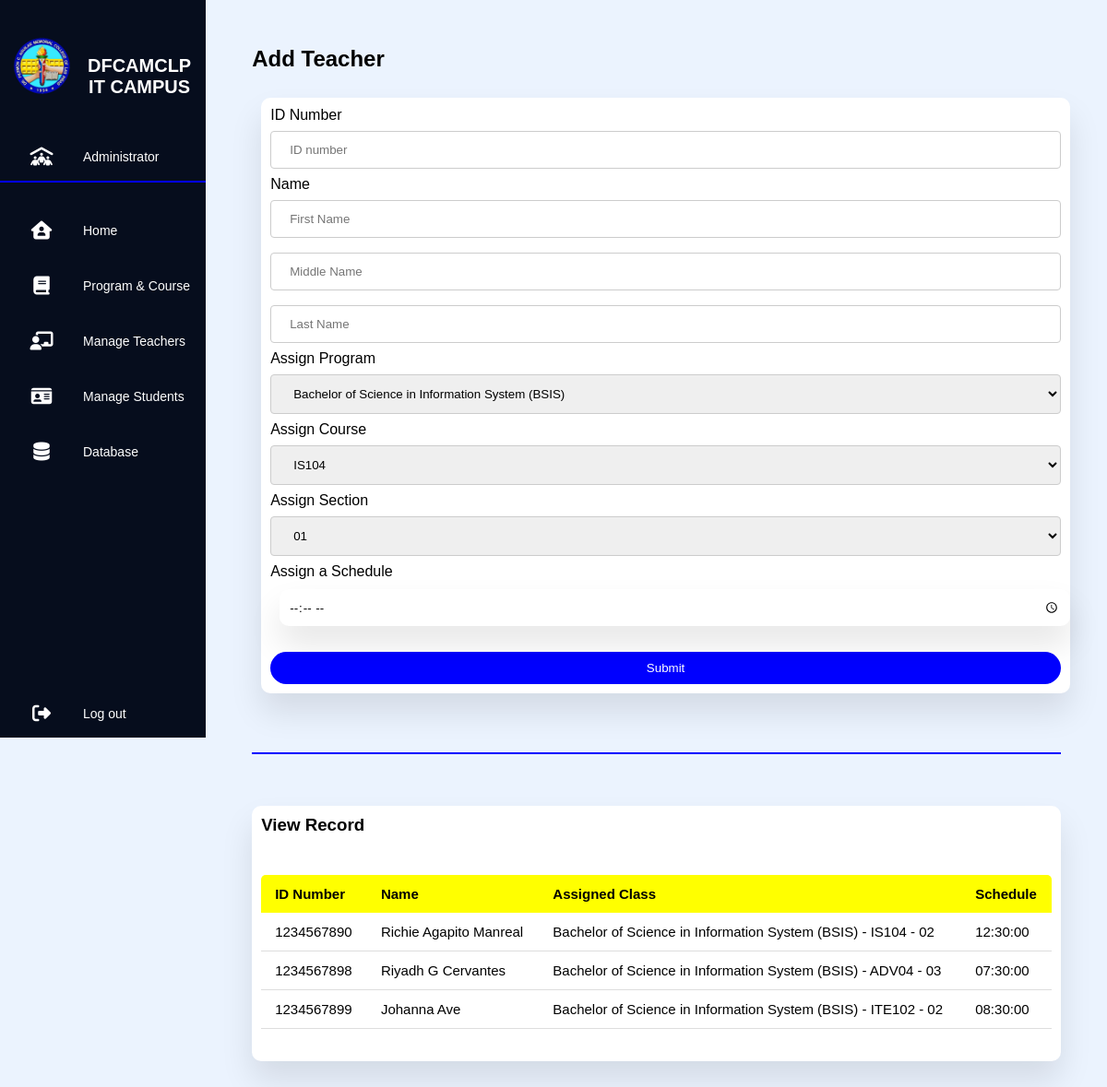
Page /admin/teachers.php (signed in) on the committed database.
### tables this page shows
CREATE TABLE `schedule` (
  `teacher_id` int(50) NOT NULL,
  `assigned_program` varchar(100) NOT NULL,
  `assigned_course` varchar(100) NOT NULL,
  `assigned_section` varchar(100) NOT NULL,
  `assigned_sched` time NOT NULL
);

CREATE TABLE `teachers` (
  `teacher_id` int(50) NOT NULL,
  `teacher_fname` varchar(100) NOT NULL,
  `teacher_mname` varchar(100) DEFAULT NULL,
  `teacher_lname` varchar(100) NOT NULL,
  `assigned_program` varchar(100) NOT NULL,
  `assigned_course` varchar(100) NOT NULL,
  `assigned_section` varchar(100) NOT NULL,
  `date_created` datetime NOT NULL DEFAULT current_timestamp()
);

### admin/server.php (called while the page is built, shortened)
<?php
$db = mysqli_connect('localhost', 'root', 'xoxad', 'project');
    $query ="SELECT prog_name FROM program";
    $result = $db->query($query);
    if($result->num_rows> 0){
        $options= mysqli_fetch_all($result, MYSQLI_ASSOC);
    }
    $query1 ="SELECT course_code, prog FROM course";
    $result1 = $db->query($query1);
    if($result1->num_rows> 0){
        $options1= mysqli_fetch_all($result1, MYSQLI_ASSOC);
    }
    $query2 ="SELECT DISTINCT(section) FROM yandsec";
    $result2 = $db->query($query2);
    if($result2->num_rows> 0){
        $options2= mysqli_fetch_all($result2, MYSQLI_ASSOC);
    }
?>

### admin/teachers.php (the view, shortened to what this page needs)
<?php include_once('server.php');
$teacher_id ="";
$teacher_fname ="";
$teacher_mname ="";
$teacher_lname ="";
?>
<!DOCTYPE html>
<html lang="en">
    <head>
        <link rel="stylesheet" type="text/css" href="program-and-course.css">
    </head>
    <body>
        <div class="container">
            <nav>
                <ul>
                    <br>
                    <li><a href="dashboard.php" class="logo">
                        <img src="../login/updatedlogo.png" alt="">
                        <span class="nav-item">DFCAMCLP<br>IT Campus</span>
                    </a></li> <br>
                    <li><a href="" style="cursor:auto;"><i class="fas fa-people-roof"></i>
                        <span class="nav-item">Administrator</span>
                    </a></li>
                    <hr>
                    <br>
                    <li><a href="dashboard.php"><i class="fas fa-house-user"></i>
                        <span class="nav-item">Home</span>
                    </a></li>
                    <a href="program-and-course.php">
                        <i class="fas fa-book"></i>
                        <span class="nav-item">Program & Course</span>
                    </a></li>
                    <a href="teachers.php">
                    <i class="fas fa-chalkboard-user"></i>
                        <span class="nav-item">Manage Teachers</span>
                    </a></li>
                    <li><a href="students.php"><i class="fas fa-id-card"></i>
                        <span class="nav-item">Manage Students</span>
                    </a></li>
                    <li><a href="database.php">
                        <i class="fas fa-database"></i>
                        <span class="nav-item">Database</span>
                      </a></li>
                    <li><a href="dashboard.php?logout='1'" class="logout"><i class="fas fa-sign-out-alt"></i>
                        <span class="nav-item">Log out</span>
                    </a></li>
                </ul>
            </nav>
            <section class="main">
                <div class="main-top">
                    <h1>Add Teacher</h1>
                </div>
                <br>
                <div class="sec1">
                    <form method="post" id="teachers" class="input-group">
                        <label for="teacher_id">ID Number</label><br>
                        <input type="text" id="teacher" name="teacher_id" placeholder="ID number" value="<?php echo $teacher_id;?>" required><br>
                        <label for="teacher_name">Name</label><br>
                        <input type="text" id="teacher_fname" name="teacher_fname" placeholder="First Name" value="<?php echo $teacher_fname;?>" required>
                        <input type="text" id="teacher_mname" name="teacher_mname" placeholder="Middle Name" value="<?php echo $teacher_mname;?>">
                        <input type="text" id="teacher_lname" name="teacher_lname" placeholder="Last Name" value="<?php echo $teacher_lname;?>" required>
                        <label for="teachers">Assign Program</label><br>
                            <select name="assigned_program">
                                <?php
                                foreach ($options as $option) {
                                ?>
                                    <option> <?php echo $option['prog_name']; ?> </option>
                                    <?php
                                    }
                                ?>
                            </select>
                        <label for="teacher">Assign Course</label><br>
                            <select name="assigned_course">
                                <?php
                                foreach ($options1 as $option1) {
                                ?>
                                    <option><?php  echo $option1['course_code']; ?> </option>
                                    <?php
                                    }
                                ?>
                            </select>
                        <label for="teachers">Assign Section</label><br>
                            <select name="assigned_section">
                                <?php
                                foreach ($options2 as $option2) {
                                ?>
                                    <option><?php echo $option2['section']; ?> </option>
                                    <?php
                                    }
                                ?>
                            </select>
                            <label for="">Assign a Schedule</label><br>
                            <input type="time" class=" input-group" id="assigned_sched" name="assigned_sched" required>
                        <br><br>
                        <button type="submit" class="submit-btn" name="add_teacher">Submit</button>
                    </form>
                </div>
                <br><br><br><hr><br><br>
                <section class="view" id="view">
                    <div class="view-list">
                        <h1>View Record</h1>
                            <table class="table">
                                <thead>
                                    <tr>
                                        <th>ID Number</th>
                                        <th>Name</th>
                                        <th>Assigned Class</th>
                                        <th>Schedule</th>
                                    </tr>
                                </thead>
                                <tbody> <br>
                                    <?php
                                        $query = "SELECT teachers.teacher_id, teacher_fname, teacher_mname, teacher_lname, teachers.assigned_program, teachers.assigned_course, teachers.assigned_section, schedule.assigned_sched
                                        FROM teachers
                                        INNER JOIN schedule ON teachers.teacher_id = schedule.teacher_id;";
                                        $query_run = mysqli_query($db, $query);
                                        $space = " ";
                                        $dash = " - ";
                                        if(mysqli_num_rows($query_run) > 0) {
                                            foreach($query_run as $progcourse) {
                                            ?>
                                        <tr>
                                            <td><?= $progcourse['teacher_id']; ?></td>
                                            <td><?= $progcourse['teacher_fname'], $space, $progcourse['teacher_mname'], $space, $progcourse['teacher_lname']; ?></td>
                                            <td><?= $progcourse['assigned_program'], $dash, $progcourse['assigned_course'], $dash, $progcourse['assigned_section']; ?></td>
                                            <td><?= $progcourse['assigned_sched']; ?></td>
                                        </tr>
                                        <?php
                                            }
                                        }
                                        else {
                                            echo "<h5> No Record Found </h5>";
                                        }
                                    ?>
                                </tbody>
                        </table>
                    </div>
                </section>
            </section>
        </div>
    </body>
</html>

### admin/program-and-course.css (style rules this page uses)
* { margin:0; padding:0; outline: none; border: none; text-decoration: none; font-family: "Poppins", sans-serif; box-sizing: border-box; }
body { background:#EBF3FE; }
nav { position:sticky; top: 0; bottom: 0; height: 100vh; left: 0; background: #060D1D; width: 95px; overflow: hidden; transition: 1s; }
.logo { text-align: center; display: flex; transition: all 0.5s ease; margin: 10px 0 0 0; }
.logo img { width: 70px; height: 70px; border-radius: 50%; }
.logo span { font-weight: bold; padding-left: 5px; font-size: 20px; text-transform: uppercase; margin-top: 10px; margin-left: 10px; }
a { position: relative; color: white; font-size: 14px; display: table; width: 320px; padding: 10px; }
nav .fas { position:relative; width: 70px; height:40px; top: 14px; font-size: 20px; text-align: center; }
.nav-item { position:relative; top: 12px; margin-left: 10px; }
.logout { position:absolute; bottom: 0; }
.container { position: relative; display:flex; }
.main { position:relative; padding:50px; width: 100%; }
hr { border: 1px solid blue; }
input[type=text], select { width: 100%; padding: 12px 20px; margin: 8px 0; display: inline-block; border: 1px solid #ccc; border-radius: 4px; box-sizing: border-box; }
.sec1 .input-group { width: 100%; margin: 10px; background: #fff; border-radius: 10px; padding: 10px; box-shadow: 0 20px 35px rgba(0, 0, 0, 0.1); }
.submit-btn { color: white; width: 100%; padding: 10px 30px; cursor: pointer; display: block; margin: auto; background-color: blue; border: 0; outline: none; border-radius: 30px; size: 20px; }
.view { margin-top: 20px; }
.view-list { width: 100%; padding: 10px; margin-top: 10px; background: #fff; border-radius: 10px; box-shadow: 0 20px 35px rgba(0, 0, 0, 0.1); }
.table { border-collapse: collapse; margin: 25px 0; font-size: 15px; min-width: 100%; overflow: hidden; border-radius: 5px 5px 0 0; }
table thead tr { color: black; background: yellow; text-align: left; font-weight: bold; }
.table th, .table td { padding: 12px 15px; }
.table tbody tr { border-bottom: 1px solid #ddd; }

### rows in the picture
schedule: teacher_id.teacher_id "1234567890", teacher_id.teacher_fname "Richie", teacher_id.teacher_mname "Agapito", teacher_id.teacher_lname "Manreal", teacher_id.assigned_program "Bachelor of Science in Information System (BSIS)", teacher_id.assigned_course "IS104", teacher_id.assigned_section "02", assigned_sched "12:30:00"
schedule: teacher_id.teacher_id "1234567898", teacher_id.teacher_fname "Riyadh", teacher_id.teacher_mname "G", teacher_id.teacher_lname "Cervantes", teacher_id.assigned_program "Bachelor of Science in Information System (BSIS)", teacher_id.assigned_course "ADV04", teacher_id.assigned_section "03", assigned_sched "07:30:00"
schedule: teacher_id.teacher_id "1234567899", teacher_id.teacher_fname "Johanna", teacher_id.teacher_lname "Ave", teacher_id.assigned_program "Bachelor of Science in Information System (BSIS)", teacher_id.assigned_course "ITE102", teacher_id.assigned_section "02", assigned_sched "08:30:00"

### other values in the picture
form field assigned_program "Bachelor of Science in Information System (BSIS)"
form field assigned_course "IS104"
form field assigned_section "01"
